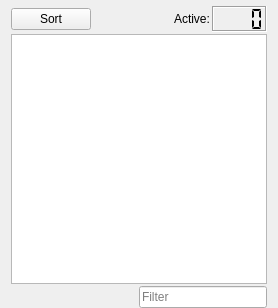
           <widget class="QWidget" name="espTab">
            <property name="sizePolicy">
             <sizepolicy hsizetype="Expanding" vsizetype="Expanding">
              <horstretch>0</horstretch>
              <verstretch>0</verstretch>
             </sizepolicy>
            </property>
            <property name="maximumSize">
             <size>
              <width>16777215</width>
              <height>16777215</height>
             </size>
            </property>
            <attribute name="title">
             <string>Plugins</string>
            </attribute>
            <layout class="QVBoxLayout" name="verticalLayout_4">
             <property name="spacing">
              <number>2</number>
             </property>
             <property name="topMargin">
              <number>6</number>
             </property>
             <property name="bottomMargin">
              <number>0</number>
             </property>
             <item>
              <layout class="QHBoxLayout" name="horizontalLayout_7">
               <item>
                <widget class="QPushButton" name="sortButton">
                 <property name="toolTip">
                  <string>Sort the plugins using LOOT.</string>
                 </property>
                 <property name="whatsThis">
                  <string>Sort the plugins using LOOT.</string>
                 </property>
                 <property name="text">
                  <string>Sort</string>
                 </property>
                 <property name="icon">
                  <iconset resource="resources.qrc">
                    <normaloff>:/MO/gui/mainwindow/sort.svg</normaloff>:/MO/gui/mainwindow/sort.svg</iconset>
                 </property>
                </widget>
               </item>
               <item>
                <spacer name="horizontalSpacer_3">
                 <property name="orientation">
                  <enum>Qt::Horizontal</enum>
                 </property>
                 <property name="sizeHint" stdset="0">
                  <size>
                   <width>40</width>
                   <height>20</height>
                  </size>
                 </property>
                </spacer>
               </item>
               <item>
                <widget class="QLabel" name="activePluginsLabel">
                 <property name="text">
                  <string>Active:</string>
                 </property>
                </widget>
               </item>
               <item>
                <widget class="LCDNumber" name="activePluginsCounter">
                 <property name="minimumSize">
                  <size>
                   <width>0</width>
                   <height>26</height>
                  </size>
                 </property>
                 <property name="whatsThis">
                  <string>&lt;html&gt;&lt;head/&gt;&lt;body&gt;&lt;p&gt;This provides statistics about the plugin list. The total number of active plugins is normally displayed.  Other statistics may be accessed with the tooltip of this counter.&lt;/p&gt;&lt;/body&gt;&lt;/html&gt;</string>
                 </property>
                 <property name="frameShadow">
                  <enum>QFrame::Sunken</enum>
                 </property>
                 <property name="digitCount">
                  <number>4</number>
                 </property>
                 <property name="segmentStyle">
                  <enum>QLCDNumber::Flat</enum>
                 </property>
                </widget>
               </item>
              </layout>
             </item>
             <item>
              <widget class="PluginListView" name="espList">
               <property name="minimumSize">
                <size>
                 <width>250</width>
                 <height>250</height>
                </size>
               </property>
               <property name="contextMenuPolicy">
                <enum>Qt::CustomContextMenu</enum>
               </property>
               <property name="toolTip">
                <string>List of available esp/esm files.</string>
               </property>
               <property name="whatsThis">
                <string>List of available esp/esm files.</string>
               </property>
               <property name="editTriggers">
                <set>QAbstractItemView::EditKeyPressed|QAbstractItemView::SelectedClicked</set>
               </property>
               <property name="dragEnabled">
                <bool>true</bool>
               </property>
               <property name="dragDropOverwriteMode">
                <bool>false</bool>
               </property>
               <property name="dragDropMode">
                <enum>QAbstractItemView::InternalMove</enum>
               </property>
               <property name="defaultDropAction">
                <enum>Qt::MoveAction</enum>
               </property>
               <property name="alternatingRowColors">
                <bool>true</bool>
               </property>
               <property name="selectionMode">
                <enum>QAbstractItemView::ExtendedSelection</enum>
               </property>
               <property name="selectionBehavior">
                <enum>QAbstractItemView::SelectRows</enum>
               </property>
               <property name="indentation">
                <number>0</number>
               </property>
               <property name="uniformRowHeights">
                <bool>true</bool>
               </property>
               <property name="itemsExpandable">
                <bool>false</bool>
               </property>
               <property name="sortingEnabled">
                <bool>true</bool>
               </property>
               <property name="expandsOnDoubleClick">
                <bool>false</bool>
               </property>
               <attribute name="headerStretchLastSection">
                <bool>false</bool>
               </attribute>
              </widget>
             </item>
             <item>
              <layout class="QHBoxLayout" name="horizontalLayout_10">
               <item>
                <spacer name="horizontalSpacer_2">
                 <property name="orientation">
                  <enum>Qt::Horizontal</enum>
                 </property>
                 <property name="sizeHint" stdset="0">
                  <size>
                   <width>40</width>
                   <height>20</height>
                  </size>
                 </property>
                </spacer>
               </item>
               <item>
                <widget class="MOBase::LineEditClear" name="espFilterEdit">
                 <property name="toolTip">
                  <string>Filter plugins by name. Separate alternatives with a semicolon, |, or OR surrounded by spaces.</string>
                 </property>
                 <property name="whatsThis">
                  <string>Filter plugins by name. Separate alternatives with a semicolon, |, or OR surrounded by spaces.</string>
                 </property>
                 <property name="text">
                  <string/>
                 </property>
                 <property name="placeholderText">
                  <string>Filter</string>
                 </property>
                </widget>
               </item>
              </layout>
             </item>
            </layout>
           </widget>
